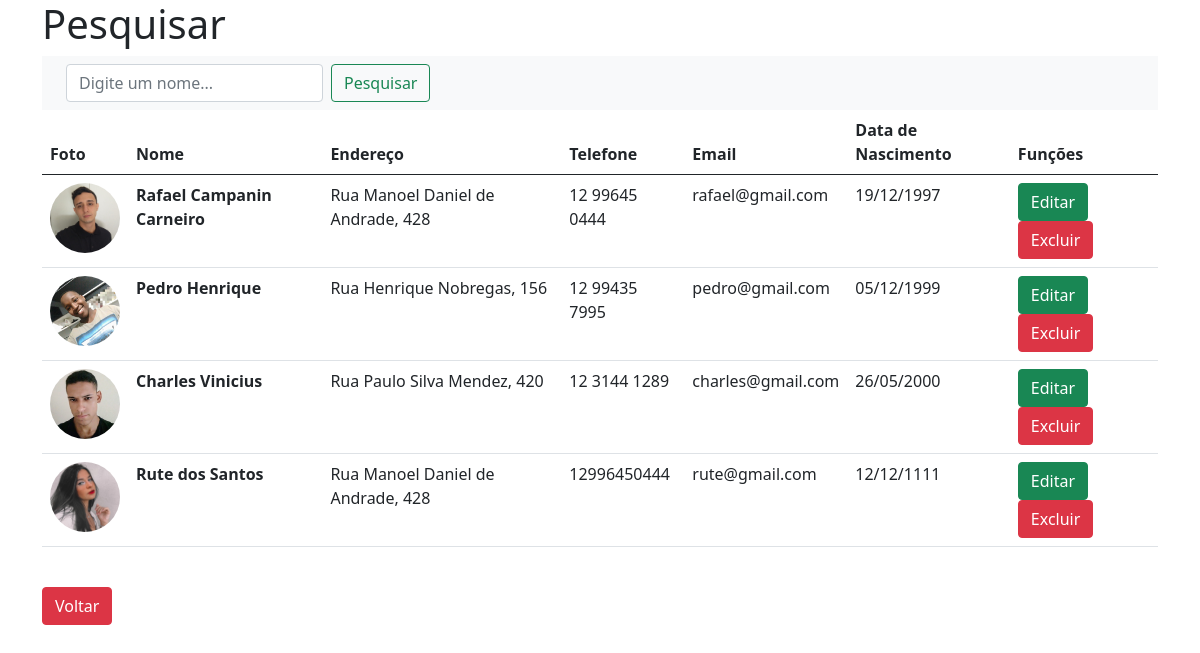
Before: /restrito/pesquisa.php (signed in) with the older database file.
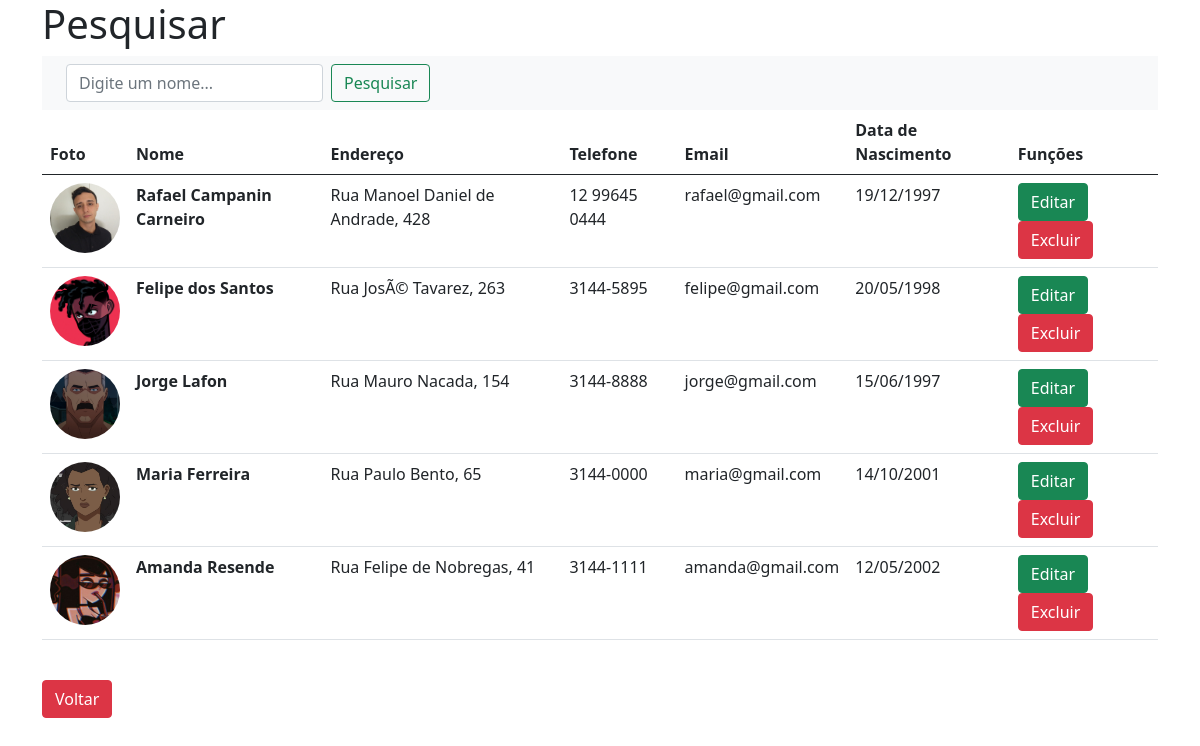
After: the same page with the newer database file.
### tables this page shows
CREATE TABLE IF NOT EXISTS `pessoas` (
  `cod_pessoa` int(11) NOT NULL AUTO_INCREMENT,
  `nome` varchar(200) NOT NULL,
  `endereco` varchar(200) NOT NULL,
  `telefone` varchar(16) NOT NULL,
  `email` varchar(255) NOT NULL,
  `data_nascimento` date NOT NULL,
  `foto` varchar(255) NOT NULL,
  PRIMARY KEY (`cod_pessoa`)
);

### restrito/conexao.php (called while the page is built, shortened)
<?php
    function mostra_data($data){
        $d = explode('-',$data);
        $escreve = $d[2]. "/" . $d[1] . "/" . $d[0];
        return $escreve;
    }
?>

### restrito/pesquisa.php (the view, shortened to what this page needs)
<!doctype html>
<html lang="pt-br">
<head>
  <link href="css/bootstrap.min.css" rel="stylesheet">
  <link href="css/estilo.css" type="text/css" rel="stylesheet">
</head>
<body>
<?php
  $pesquisa = $_POST['busca'] ?? '';
  include "conexao.php";
  $sql = "SELECT * FROM pessoas WHERE nome LIKE '%$pesquisa%'";
  $dados = mysqli_query($conn,$sql);
?>
<div class="container">
    <div class="row">
        <div class="col">
            <h1>Pesquisar</h1>
            <nav class="navbar navbar-light bg-light">
              <div class="container-fluid">
                <form class="d-flex" action="pesquisa.php" method="POST">
                  <input class="form-control me-2" type="search" placeholder="Digite um nome..." aria-label="Search" name="busca" autofocus>
                  <button class="btn btn-outline-success" type="submit">Pesquisar</button>
                </form>
              </div>
            </nav>
            <table class="table table-hover">
              <thead>
                <tr>
                  <th scope="col">Foto</th>
                  <th scope="col">Nome</th>
                  <th scope="col">Endereço</th>
                  <th scope="col">Telefone</th>
                  <th scope="col">Email</th>
                  <th scope="col">Data de Nascimento</th>
                  <th scope="col">Funções</th>
                </tr>
              </thead>
              <tbody>
              <?php
                while ($linha = mysqli_fetch_assoc($dados))
                {
                  $cod_pessoa = $linha['cod_pessoa'];
                  $nome = $linha['nome'];
                  $endereco = $linha['endereco'];
                  $telefone = $linha['telefone'];
                  $email = $linha['email'];
                  $data_nascimento = $linha['data_nascimento'];
                  $data_nascimento = mostra_data($data_nascimento);
                  $foto = $linha['foto'];
                  if(!$foto == null){
                    $mostra_foto = "<img src='img/$foto' class='lista_foto'>";
                  }
                  else{
                    $mostra_foto = "<img src='img/user.png' class='lista_foto'>";
                  }
                echo "<tr>
                        <th>$mostra_foto</th>
                        <th scope='row'>$nome</th>
                        <td>$endereco</td>
                        <td>$telefone</td>
                        <td>$email</td>
                        <td>$data_nascimento</td>
                        <td>
                        <a href='cadastro_edit.php?id=$cod_pessoa' class='btn btn-success'>Editar</a>
                        <a href='#' class='btn btn-danger' data-bs-toggle='modal' data-bs-target='#confirma' onclick=" . '"' . "pegar_dados($cod_pessoa, '$nome')" . '"' . ">Excluir</a>
                        </td>
                      </tr>";
                }
              ?>
              </tbody>
            </table>
        <br>
        <a type="button" class="btn btn-danger" href="index.php">Voltar</a>
        </div>
    </div>
</div>
</body>
</html>

### restrito/css/estilo.css (style rules this page uses)
.lista_foto { width: 70px; height: 70px; border-radius: 70px; }

Changed rows visible on the page:
removed pessoas: foto (picture), nome "Pedro Henrique", endereco "Rua Henrique Nobregas, 156", telefone "12 99435 7995", email "pedro@gmail.com", data_nascimento "05/12/1999"
removed pessoas: foto (picture), nome "Charles Vinicius", endereco "Rua Paulo Silva Mendez, 420", telefone "12 3144 1289", email "charles@gmail.com", data_nascimento "26/05/2000"
removed pessoas: foto (picture), nome "Rute dos Santos", endereco "Rua Manoel Daniel de Andrade, 428", telefone "12996450444", email "rute@gmail.com", data_nascimento "12/12/1111"
added pessoas: foto (picture), nome "Felipe dos Santos", endereco "Rua JosÃ© Tavarez, 263", telefone "3144-5895", email "felipe@gmail.com", data_nascimento "20/05/1998"
added pessoas: foto (picture), nome "Jorge Lafon", endereco "Rua Mauro Nacada, 154", telefone "3144-8888", email "jorge@gmail.com", data_nascimento "15/06/1997"
added pessoas: foto (picture), nome "Maria Ferreira", endereco "Rua Paulo Bento, 65", telefone "3144-0000", email "maria@gmail.com", data_nascimento "14/10/2001"
added pessoas: foto (picture), nome "Amanda Resende", endereco "Rua Felipe de Nobregas, 41", telefone "3144-1111", email "amanda@gmail.com", data_nascimento "12/05/2002"
